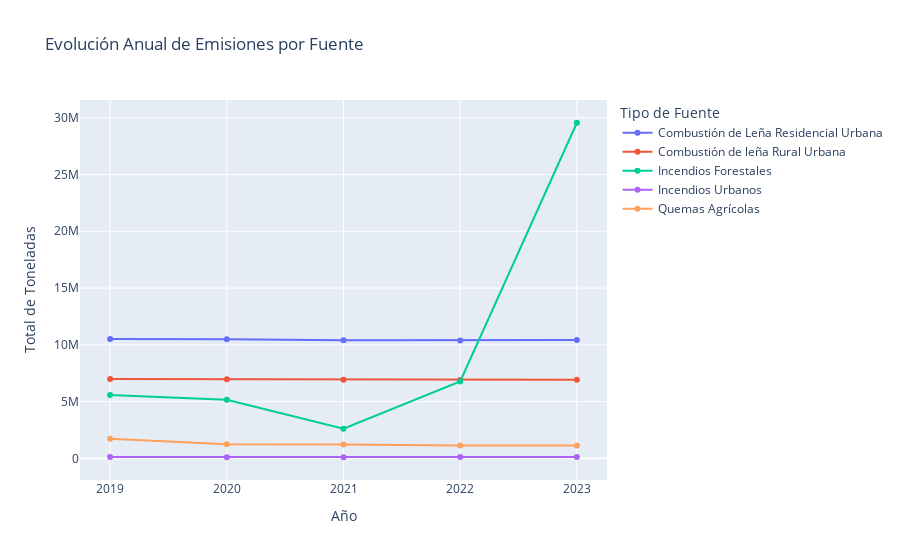

Notebook code cell kept with this figure:
### Markdown cell above
#### 5. ¿Podemos inferir la estacionalidad a través de las fuentes?
Dado que no tenemos datos mensuales, no podemos ver directamente los datos de de invierno o verano. Sin embargo, podemos graficar la evolución anual de las fuentes por separado. Podriamos esperar que Combustión de leña sea una variable importante del invierno e Incendios forestales del verano.

### Code cell
# Agrupamos por año y tipo de fuente
emisiones_anual_fuente = df_total.groupby(['ano', 'tipo_fuente'])['cantidad_toneladas'].sum().reset_index()

# Gráfico de líneas con un color para cada fuente
fig_estacional = px.line(
    emisiones_anual_fuente,
    x='ano',
    y='cantidad_toneladas',
    color='tipo_fuente', # Magia aquí: una línea por cada tipo de fuente
    title='Evolución Anual de Emisiones por Fuente',
    labels={'cantidad_toneladas': 'Total de Toneladas', 'ano': 'Año', 'tipo_fuente': 'Tipo de Fuente'},
    markers=True
)

fig_estacional.update_xaxes(dtick=1)
fig_estacional.show()

### Figure 1 — Plotly figure (JSON) as saved in the notebook; plotly's stock layout.template omitted (floating-point values rounded to 4 significant figures)
{"data": [{"hovertemplate": "Tipo de Fuente=Combustión de Leña Residencial Urbana<br>Año=%{x}<br>Total de Toneladas=%{y}<extra></extra>", "legendgroup": "Combustión de Leña Residencial Urbana", "line": {"color": "#636efa", "dash": "solid"}, "marker": {"symbol": "circle"}, "mode": "lines+markers", "name": "Combustión de Leña Residencial Urbana", "orientation": "v", "showlegend": true, "type": "scatter", "x": [2019, 2020, 2021, 2022, 2023], "xaxis": "x", "y": [10500000.0, 10490000.0, 10400000.0, 10390000.0, 10420000.0], "yaxis": "y"}, {"hovertemplate": "Tipo de Fuente=Combustión de leña Rural Urbana<br>Año=%{x}<br>Total de Toneladas=%{y}<extra></extra>", "legendgroup": "Combustión de leña Rural Urbana", "line": {"color": "#EF553B", "dash": "solid"}, "marker": {"symbol": "circle"}, "mode": "lines+markers", "name": "Combustión de leña Rural Urbana", "orientation": "v", "showlegend": true, "type": "scatter", "x": [2019, 2020, 2021, 2022, 2023], "xaxis": "x", "y": [6995000.0, 6976000.0, 6914000.0, 6901000.0, 6917000.0], "yaxis": "y"}, {"hovertemplate": "Tipo de Fuente=Incendios Forestales<br>Año=%{x}<br>Total de Toneladas=%{y}<extra></extra>", "legendgroup": "Incendios Forestales", "line": {"color": "#00cc96", "dash": "solid"}, "marker": {"symbol": "circle"}, "mode": "lines+markers", "name": "Incendios Forestales", "orientation": "v", "showlegend": true, "type": "scatter", "x": [2019, 2020, 2021, 2022, 2023], "xaxis": "x", "y": [5588000.0, 5153000.0, 2613000.0, 6778000.0, 29560000.0], "yaxis": "y"}, {"hovertemplate": "Tipo de Fuente=Incendios Urbanos<br>Año=%{x}<br>Total de Toneladas=%{y}<extra></extra>", "legendgroup": "Incendios Urbanos", "line": {"color": "#ab63fa", "dash": "solid"}, "marker": {"symbol": "circle"}, "mode": "lines+markers", "name": "Incendios Urbanos", "orientation": "v", "showlegend": true, "type": "scatter", "x": [2019, 2020, 2021, 2022, 2023], "xaxis": "x", "y": [122100.0, 99070.0, 103500.0, 118500.0, 120000.0], "yaxis": "y"}, {"hovertemplate": "Tipo de Fuente=Quemas Agrícolas<br>Año=%{x}<br>Total de Toneladas=%{y}<extra></extra>", "legendgroup": "Quemas Agrícolas", "line": {"color": "#FFA15A", "dash": "solid"}, "marker": {"symbol": "circle"}, "mode": "lines+markers", "name": "Quemas Agrícolas", "orientation": "v", "showlegend": true, "type": "scatter", "x": [2019, 2020, 2021, 2022, 2023], "xaxis": "x", "y": [1721000.0, 1254000.0, 1217000.0, 1132000.0, 1141000.0], "yaxis": "y"}], "layout": {"legend": {"title": {"text": "Tipo de Fuente"}, "tracegroupgap": 0}, "title": {"text": "Evolución Anual de Emisiones por Fuente"}, "xaxis": {"anchor": "y", "domain": [0, 1], "dtick": 1, "title": {"text": "Año"}}, "yaxis": {"anchor": "x", "domain": [0, 1], "title": {"text": "Total de Toneladas"}}}}
